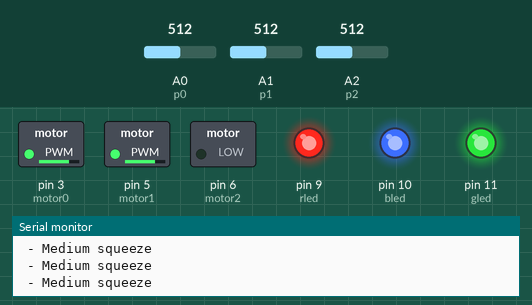
Bench run of a sketch on a simulated Arduino Uno, built with avr-gcc and run on an emulated ATmega328P. On the bench: switched loads named in the sketch (green lamp = pin HIGH), output pins drawn as LEDs (lit = HIGH), the last lines printed to the serial monitor. The test bench sets the inputs (shaded band); at power-on: A0 (p0) = 512, A1 (p1) = 512, A2 (p2) = 512. Random numbers use the default seed unless the sketch sets one.

Above: at 1.2 s.
1.3 s: A0 (p0) set to 682
2.8 s: A0 (p0) set to 709
At 3.18 s:
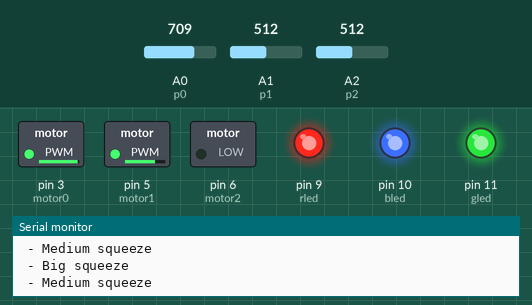
8.8 s: A1 (p1) set to 210
At 11.59 s:
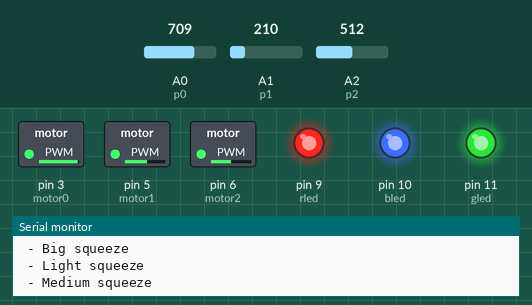
11.8 s: A1 (p1) set to 189
At 19.44 s:
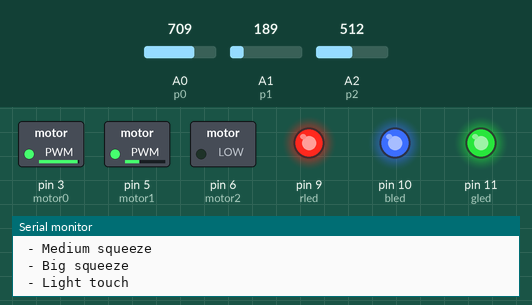
Timing chart, 0 to 21.0 s (numbered marks = the images above; inputs shaded):
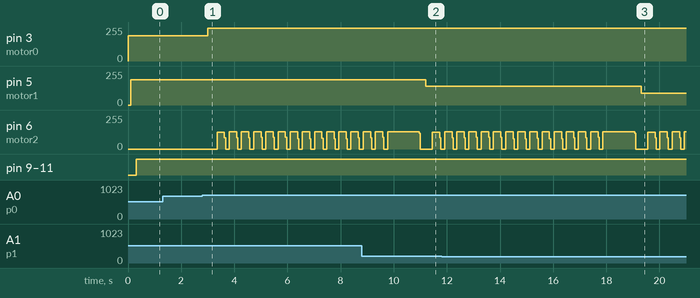

The sketch:

cubo.ino
```cpp
int p0=0,p1=1,p2=2,p3=3;
int l0,l1,l2,l3;
const int motor0=3,motor1=5,motor2=6,motor3=9;
int speakerPin = 6;
int length = 15; // the number of notes
int playmusic=0,rnote;
int rled = 9; // Pin PWN 11 para led rojo
int bled = 10; // Pin PWM 10 para led azul
int gled = 11;  // Pin PWM 9  para led verde
/*do=c
re=d
mi=e
fa=f
sol=g
la=a
si=b
*/
char notes1[] = "aaaagggcacggfgfgeededecc ";
char notes2[] = "eeedddaagaaeeddcggfgfgee ";
char notes3[] = "ffggaacacacacggfgfaacded ";
int beats[] = { 1, 1, 1, 1, 1, 1, 1, 1, 1, 1, 1, 1, 1, 1, 4 };
int tempo = 300;

void playTone(int tone, int duration) {
  for (long i = 0; i < duration * 1000L; i += tone * 2) {
    analogWrite(speakerPin,255);
    delayMicroseconds(tone);
    analogWrite(speakerPin,0);
    delayMicroseconds(tone);
  }
}

void playNote(char note, int duration) {
  char names[] = { 'c', 'd', 'e', 'f', 'g', 'a', 'b', 'C' };
  int tones[] = { 261, 293, 329, 349, 392, 440, 494, 956 };

  // play the tone corresponding to the note name
  for (int i = 0; i < 8; i++) {
    if (names[i] == note) {
      playTone(tones[i], duration);
    }
  }
}


void setup() {
  pinMode(speakerPin, OUTPUT);
  Serial.begin(9600);
  pinMode(motor0,OUTPUT);
  pinMode(motor1,OUTPUT);
  pinMode(motor2,OUTPUT);
  pinMode(rled, OUTPUT);
  pinMode(bled, OUTPUT);
  pinMode(gled, OUTPUT);
  //Scheduler.startLoop(loop2);
}

void loop() {
  l0 = analogRead(p0);
  analogWrite(motor0,detectForce(l0));

  delay(100);
  l1 = analogRead(p1);
  analogWrite(motor1,detectForce(l1));
  delay(100);
  l2 = analogRead(p2);
  delay(100);
  if(detectForce(l2)==245){
    analogWrite(rled,0);
    analogWrite(gled,0);
    analogWrite(bled,255);
    delay(200);
    analogWrite(bled,200);
    analogWrite(gled,150);
    delay(200);
    analogWrite(rled,180);
    analogWrite(gled,200);
  }
  else{
    analogWrite(rled,255);
    analogWrite(gled,255);
    analogWrite(bled,255);
  }
  /*l3 = analogRead(p3);
  if(l3>0)
    analogWrite(motor3,detectForce(l3));
  delay(100);*/
  music();
}
void music(){
  if(playmusic==1){
     rnote=random(1,3);
     for (int i = 0; i < length; i++) {
        if(rnote==1){
          if (notes1[i] == ' ') {
            delay(beats[i] * tempo); // rest
          } else {
            playNote(notes1[i], beats[i] * tempo);
          }
        }
        if(rnote==2){
          if (notes2[i] == ' ') {
            delay(beats[i] * tempo); // rest
          } else {
            playNote(notes2[i], beats[i] * tempo);
          }
        }
        if(rnote==3){
          if (notes3[i] == ' ') {
            delay(beats[i] * tempo); // rest
          } else {
            playNote(notes3[i], beats[i] * tempo);
          }
        }
        // pause between notes
        delay(tempo / 2);
      }
      playmusic=0;
  }
}

int detectForce(int fsrReading){
  if (fsrReading < 10) {
    Serial.println(" - No pressure");
    return 0;
  } else if (fsrReading < 200) {
    Serial.println(" - Light touch");
    return 90;
  } else if (fsrReading < 500) {
    Serial.println(" - Light squeeze");
    return 140;
  } else if (fsrReading < 700) {
    Serial.println(" - Medium squeeze");
    return 190;
  } else{
    Serial.println(" - Big squeeze");
    playmusic=1;
    return 245;
  }
  delay(500);
}
```

Measured:
- the behaviour switches between 699 and 700 on A0 (p0) (found by bisection; images 0 and 1)
- the behaviour switches between 200 and 199 on A1 (p1) (found by bisection; images 2 and 3)
- after the input at 2.8 s, pin 3 (motor0): 190/255 → 245/255 after 0.21 s; pin 6 (motor2): ramps from 129/255 to 0/255 and jumps back, once every 0.46 s
- after the input at 8.8 s, pin 5 (motor1): 190/255 → 140/255 after 2.4 s
- after the input at 11.8 s, pin 5 (motor1): 140/255 → 90/255 after 7.5 s
